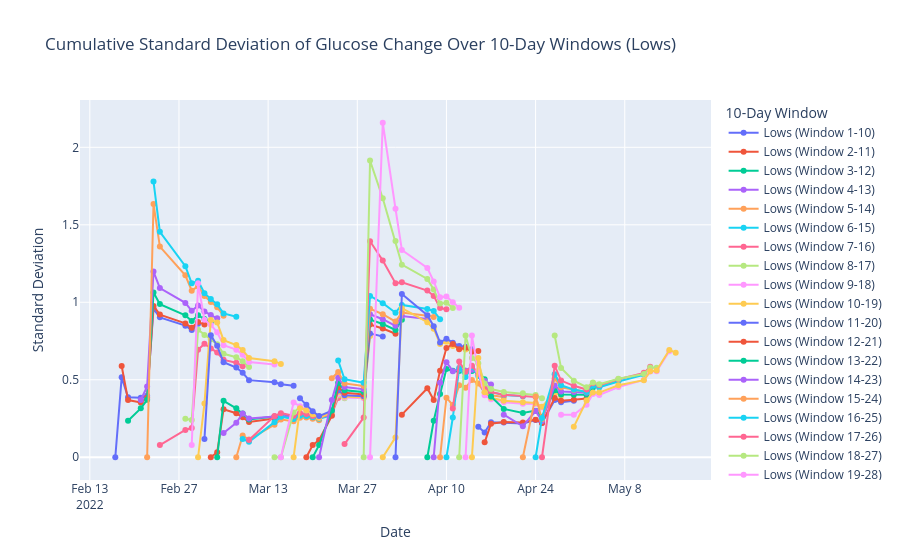

Notebook code for this chart:
### Code cell
def plot_std_by_inner_window(filtered_data, label):
    filtered_data['Date'] = pd.to_datetime(filtered_data['Timestamp']).dt.date
    unique_days = sorted(filtered_data['Date'].unique())
    
    fig = go.Figure()

    for start_day in range(len(unique_days) - 9):
        dates = []
        std = []
        current_window = unique_days[start_day:start_day + 10]
        cumulative_filtered_data = filtered_data[filtered_data['Date'] >= unique_days[start_day]]
        
        for current_date in current_window:
            cumulative_data = cumulative_filtered_data[cumulative_filtered_data['Date'] <= current_date]['GlucoseChange']
            std.append(cumulative_data.std() if len(cumulative_data) > 1 else 0)
            dates.append(current_date)
        
        fig.add_trace(go.Scatter(
            x=dates,
            y=std,
            mode='lines+markers',
            name=f"{label} (Window {start_day+1}-{start_day+10})"
        ))

    fig.update_layout(
        title=f'Cumulative Standard Deviation of Glucose Change Over 10-Day Windows ({label})',
        xaxis_title='Date',
        yaxis_title='Standard Deviation',
        legend_title='10-Day Window',
        hovermode='x unified'
    )

    fig.show()

plot_std_by_inner_window(actgluco_low, label='Lows')
